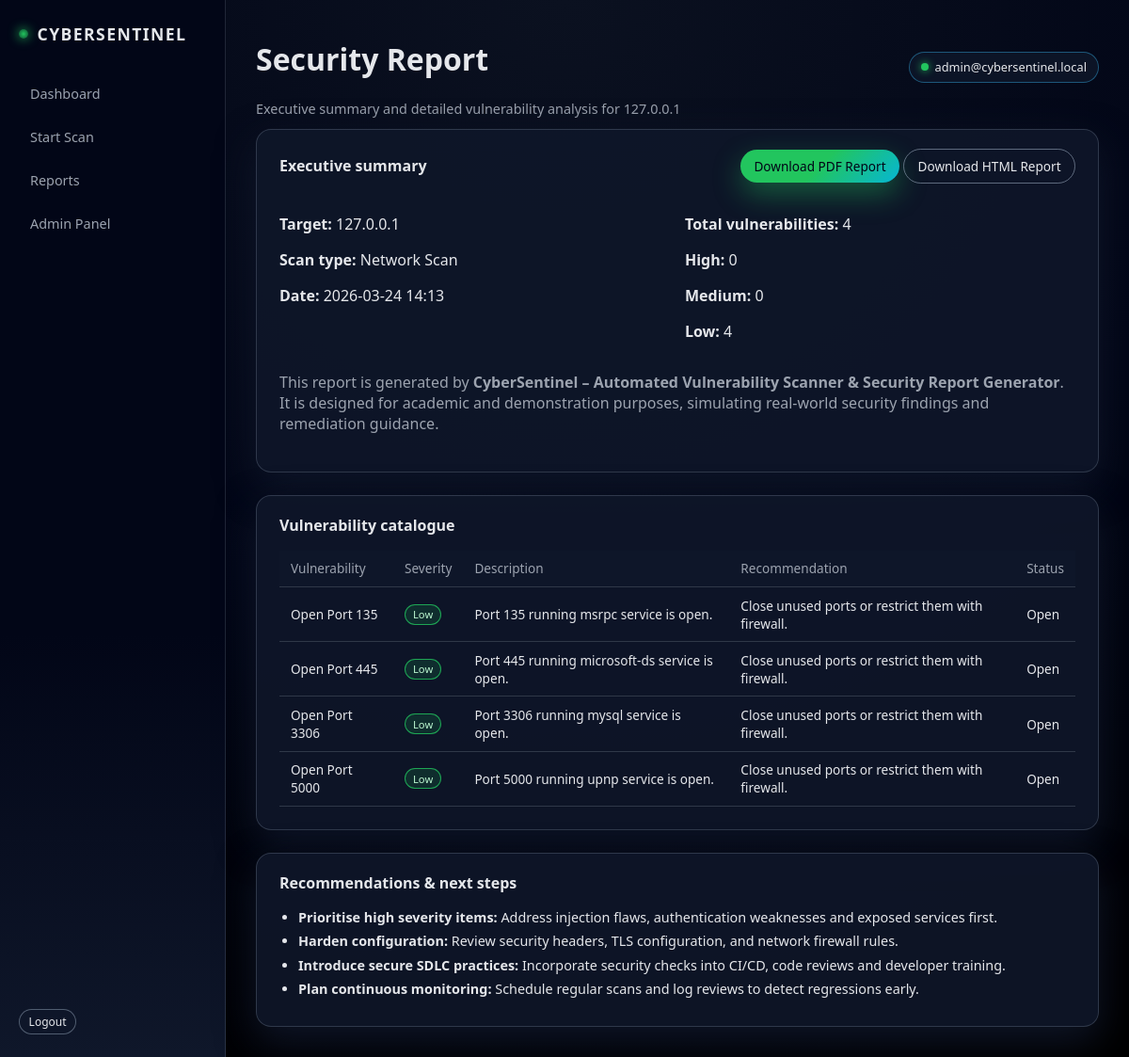
The page /report/16 (signed in) on the database its author committed.
### app.py (models this page shows)
class Scan(db.Model):
    id = db.Column(db.Integer, primary_key=True)
    user_id = db.Column(db.Integer, db.ForeignKey("user.id"), nullable=False)
    target = db.Column(db.String(255), nullable=False)
    scan_type = db.Column(db.String(50), nullable=False)
    created_at = db.Column(db.DateTime, default=datetime.utcnow)
    total_vulns = db.Column(db.Integer, default=0)
    high_count = db.Column(db.Integer, default=0)
    medium_count = db.Column(db.Integer, default=0)
    low_count = db.Column(db.Integer, default=0)
    vulnerabilities = db.relationship(
        "Vulnerability", backref="scan", lazy=True, cascade="all, delete-orphan"
    )

class Vulnerability(db.Model):
    id = db.Column(db.Integer, primary_key=True)
    scan_id = db.Column(db.Integer, db.ForeignKey("scan.id"), nullable=False)
    name = db.Column(db.String(255), nullable=False)
    severity = db.Column(db.String(20), nullable=False)
    description = db.Column(db.Text, nullable=False)
    recommendation = db.Column(db.Text, nullable=False)
    status = db.Column(db.String(50), default="Open")

### app.py (the view)
@app.route("/report/<int:scan_id>")
@login_required
def report_detail(scan_id):
    scan = Scan.query.get_or_404(scan_id)
    if scan.user_id != session["user_id"] and not session.get("is_admin"):
        flash("You do not have access to this report.", "danger")
        return redirect(url_for("dashboard"))
    vulns = Vulnerability.query.filter_by(scan_id=scan.id).all()
    return render_template("report_detail.html", scan=scan, vulnerabilities=vulns)

### app.py (called while the page is built)
def login_required(view_func):
    @wraps(view_func)
    def wrapper(*args, **kwargs):
        if "user_id" not in session:
            flash("Please log in to continue.", "warning")
            return redirect(url_for("login"))
        return view_func(*args, **kwargs)
    return wrapper

### templates/report_detail.html (shortened to what this page needs)
{% extends "base.html" %}
{% block page_heading %}
<h1>Security Report</h1>
<p class="subtitle">Executive summary and detailed vulnerability analysis for {{ scan.target }}</p>
{% endblock %}
{% block content %}
<div class="panel">
    <div class="panel-header">
        <h3>Executive summary</h3>
        <div class="actions">
            <a href="{{ url_for('download_pdf', scan_id=scan.id) }}" class="btn btn-primary">Download PDF Report</a>
            <a href="{{ url_for('download_html', scan_id=scan.id) }}" class="btn btn-outline">Download HTML Report</a>
        </div>
    </div>
    <div class="summary-grid">
        <div>
            <p><strong>Target:</strong> {{ scan.target }}</p>
            <p><strong>Scan type:</strong> {{ scan.scan_type }}</p>
            <p><strong>Date:</strong> {{ scan.created_at.strftime('%Y-%m-%d %H:%M') }}</p>
        </div>
        <div>
            <p><strong>Total vulnerabilities:</strong> {{ scan.total_vulns }}</p>
            <p><strong>High:</strong> {{ scan.high_count }}</p>
            <p><strong>Medium:</strong> {{ scan.medium_count }}</p>
            <p><strong>Low:</strong> {{ scan.low_count }}</p>
        </div>
    </div>
    <p class="muted mt-md">
        This report is generated by <strong>CyberSentinel – Automated Vulnerability Scanner &amp; Security Report Generator</strong>.
        It is designed for academic and demonstration purposes, simulating real-world security findings and remediation guidance.
    </p>
</div>
<div class="panel mt-lg">
    <div class="panel-header">
        <h3>Vulnerability catalogue</h3>
    </div>
    <div class="table-responsive">
        <table class="table">
            <thead>
            <tr>
                <th>Vulnerability</th>
                <th>Severity</th>
                <th>Description</th>
                <th>Recommendation</th>
                <th>Status</th>
            </tr>
            </thead>
            <tbody>
            {% for v in vulnerabilities %}
                <tr>
                    <td>{{ v.name }}</td>
                    <td>
                        {% if v.severity == 'High' %}
                            <span class="badge badge-high">High</span>
                        {% elif v.severity == 'Medium' %}
                            <span class="badge badge-medium">Medium</span>
                        {% else %}
                            <span class="badge badge-low">Low</span>
                        {% endif %}
                    </td>
                    <td>{{ v.description }}</td>
                    <td>{{ v.recommendation }}</td>
                    <td>{{ v.status }}</td>
                </tr>
            {% endfor %}
            </tbody>
        </table>
    </div>
</div>
<div class="panel mt-lg">
    <div class="panel-header">
        <h3>Recommendations &amp; next steps</h3>
    </div>
    <ul class="recommend-list">
        <li><strong>Prioritise high severity items:</strong> Address injection flaws, authentication weaknesses and exposed services first.</li>
        <li><strong>Harden configuration:</strong> Review security headers, TLS configuration, and network firewall rules.</li>
        <li><strong>Introduce secure SDLC practices:</strong> Incorporate security checks into CI/CD, code reviews and developer training.</li>
        <li><strong>Plan continuous monitoring:</strong> Schedule regular scans and log reviews to detect regressions early.</li>
    </ul>
</div>
{% endblock %}

### static/css/style.css (style rules this page uses)
*, *::before, *::after { box-sizing: border-box; }
body.dark-theme { margin: 0; font-family: system-ui, -apple-system, BlinkMacSystemFont, "Segoe UI", sans-serif; background: radial-gradient(circle at top, #0b1120 0, #020617 55%, #000000 100%); color: #e5e7eb; }
a { color: #38bdf8; text-decoration: none; }
.subtitle { margin: 0.2rem 0 0; font-size: 0.9rem; color: #9ca3af; }
.panel { background: rgba(15, 23, 42, 0.9); border-radius: 1rem; border: 1px solid rgba(148, 163, 184, 0.25); padding: 1.25rem 1.5rem 1.5rem; box-shadow: 0 16px 40px rgba(15, 23, 42, 0.9); }
.panel-header { display: flex; justify-content: space-between; align-items: center; margin-bottom: 1rem; }
.panel-header h3 { margin: 0; font-size: 1rem; }
.mt-md { margin-top: 1rem; }
.mt-lg { margin-top: 1.5rem; }
.btn { display: inline-flex; align-items: center; justify-content: center; gap: 0.3rem; padding: 0.5rem 0.9rem; border-radius: 999px; font-size: 0.85rem; border: none; cursor: pointer; text-decoration: none; transition: transform 0.1s ease, box-shadow 0.1s ease, background 0.15s ease; }
.btn-primary { background: linear-gradient(135deg, #22c55e, #22c55e, #06b6d4); color: #020617; box-shadow: 0 12px 30px rgba(34, 197, 94, 0.4); }
.btn-outline { background: transparent; border: 1px solid rgba(148, 163, 184, 0.6); color: #e5e7eb; }
.muted { color: #9ca3af; }
.table-responsive { overflow-x: auto; margin-top: 0.5rem; }
.table { width: 100%; border-collapse: collapse; font-size: 0.85rem; }
.table th, .table td { padding: 0.6rem 0.75rem; border-bottom: 1px solid rgba(55, 65, 81, 0.8); }
.table thead th { text-align: left; font-weight: 500; color: #9ca3af; background: rgba(15, 23, 42, 0.9); position: sticky; top: 0; }
.badge { display: inline-flex; padding: 0.15rem 0.5rem; border-radius: 999px; font-size: 0.7rem; background: rgba(55, 65, 81, 0.9); }
.badge-low { background: rgba(34, 197, 94, 0.14); color: #bbf7d0; border: 1px solid rgba(34, 197, 94, 0.8); }
.summary-grid { display: grid; grid-template-columns: repeat(auto-fit, minmax(180px, 1fr)); gap: 1rem; }
.recommend-list { margin: 0.5rem 0 0; padding-left: 1.25rem; font-size: 0.9rem; }
.recommend-list li { margin-bottom: 0.4rem; }

### rows shown on the page
Scan: target "127.0.0.1", scan_type "Network Scan", created_at "2026-03-24 14:13", total_vulns "4", high_count "0", medium_count "0", low_count "4"
Vulnerability: name "Open Port 135", severity "Low", description "Port 135 running msrpc service is open.", recommendation "Close unused ports or restrict them with firewall.", status "Open"
Vulnerability: name "Open Port 445", severity "Low", description "Port 445 running microsoft-ds service is open.", recommendation "Close unused ports or restrict them with firewall.", status "Open"
Vulnerability: name "Open Port 3306", severity "Low", description "Port 3306 running mysql service is open.", recommendation "Close unused ports or restrict them with firewall.", status "Open"
Vulnerability: name "Open Port 5000", severity "Low", description "Port 5000 running upnp service is open.", recommendation "Close unused ports or restrict them with firewall.", status "Open"

### other values the page prints
{{ session.get('user_email', 'Authenticated User') }} "admin@cybersentinel.local"
